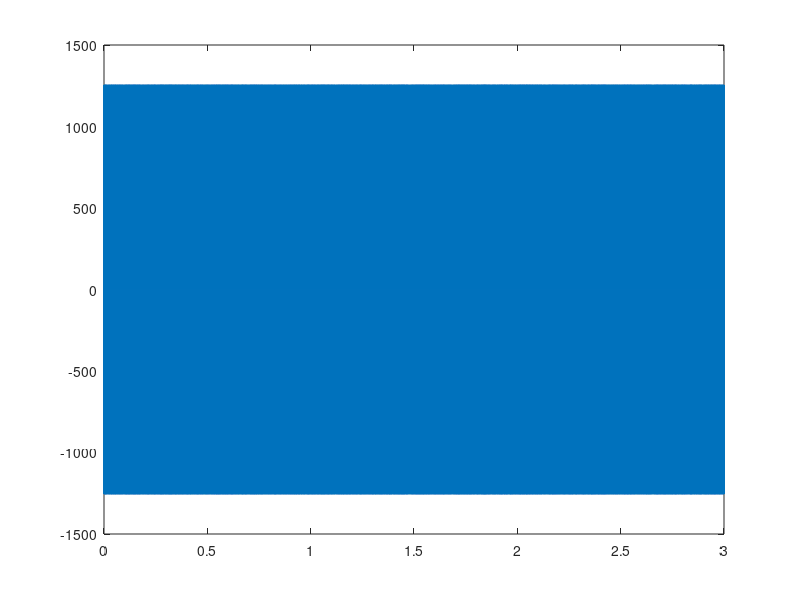
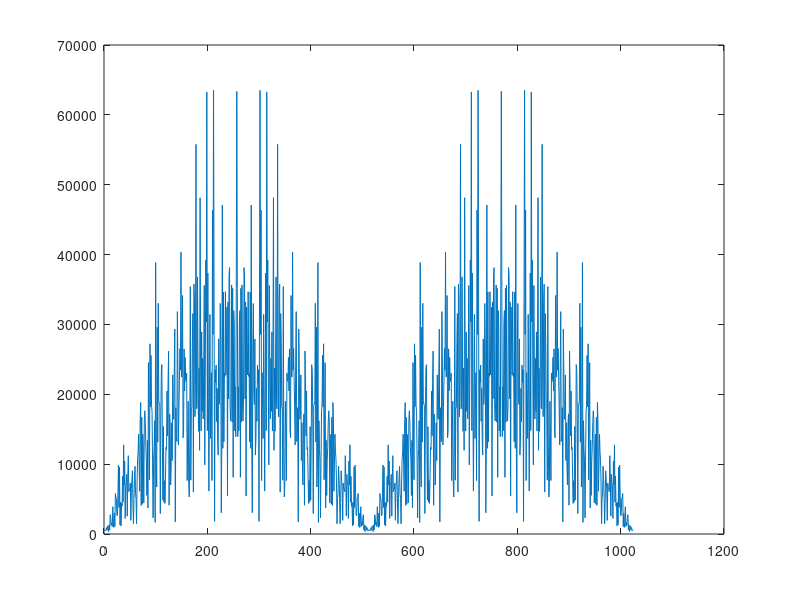

These charts were generated, in order, by the following MATLAB code:
clc
clear all
close all
% this is sth new hello MB
% Simulation of an impulse modulated raised-cosine BPSK signal generator
% input terms
Fs = 32000;          % sample frequency of simulation (Hz)
dataRate = 16000;     % data rate in bps
beta = 0.25;        % raised-cosine rolloff factor
symbols = 2;        % symbols per 2-bit (1-bit, per symbol)(symbol periods)
time = 3;       % length of signal in seconds
A = 1000;             %  scale factor
f = Fs/4;           % carrier frequency
cosine=[1 0 -1 0];  % cos(2*pi*f*n)
counter = 1;        % used to get a new data bit

% calculated terms
numberOfSamples = Fs*time;
samplesPerSymbol = Fs/dataRate;

% create rised-cosine filter
B = (rcosfir(beta, symbols/2, samplesPerSymbol, 1/Fs));
%B = rcosdesign(beta, symbols, samplesPerSymbol, 'sqrt');
Zi = zeros(1, (length(B) - 1));
%plot(B)
xlabel('Samples')

inputSamples = [1,1,1,1, 0,1,1,0,0,1,1,0,1 ,0,0,0, 1,1,1,1, 0,1,1,0,0,1,1,0,1 ,0,0,0, 1,1,1,1, 0,1,1,0,0,1,1,0,1 ,0,0,0, 1,1,1,1, 0,1,1,0,0,1,1,0,1 ,0,0,0, 1,1,1,1, 0,1,1,0,0,1,1,0,1 ,0,0,0, 1,1,1,1, 0,1,1,0,0,1,1,0,1 ,0,0,0, 1,1,1,1, 0,1,1,0,0,1,1,0,1 ,0,0,0, 1,1,1,1, 0,1,1,0,0,1,1,0,1 ,0,0,0, 1,1,1,1, 0,1,1,0,0,1,1,0,1 ,0,0,0, 1,1,1,1, 0,1,1,0,0,1,1,0,1 ,0,0,0];

% Real-Time (In serie simulation)
k=1;
j=1;
dataArray = inputSamples;
for i = 1:numberOfSamples
    % get the new data bit at the beginning of a symbol period
    if(counter == 1)
        data = A*(2*(rand > 0.5)-1);
        %data = A*(2*(inputSamples(j))-1);
        j=j+1;
        %dataArray = [dataArray data/A];
    else
        data = 0;
    end
    %sound(data,Fs)
    % pulse modulated signal
    [impulseModulatedData, Zf] = filter(B, 1, data, Zi);
    Zi = Zf;
    BPSKsignal(k) = impulseModulatedData*cosine(mod(i ,4) + 1) ;
    
    % reset at the end of a symbol period
    if(counter == samplesPerSymbol)
        counter = 0;
    end
    %sound(output,Fs)
    % increment counter
    counter = counter + 1;
    k=k+1;
end
plot((0:1/Fs:time-1/Fs),BPSKsignal)
X = abs(fft(BPSKsignal, 1024));
figure, plot(fftshift(X))
sound(BPSKsignal,Fs)

% --- Receiver

% simulation inputs PLL
alphaPLL = 0.010;   % PLL's loop filter parameter 'alpha'
betaPLL = 0.002;
N = samplesPerSymbol;
Fs = 32000;         % simulation sample frequency
phaseAccumPLL = randn(1);    % current phase accumulator's value
VCOphaseError = 2*pi*rand(1); % random phase error
VCOrestFrequencyError = randn(1); % error in the VCO's rest freq.
Fcarrier = 8000;
phi = VCOphaseError;    % initializing VCO's phase

% simulation inputs ... Timing Recovery
alphaML = 0.0040;   %ML loop filter parameter 'alpha'
betaML = 0.0002;    %ML loop filter parameter 'beta'
alpha = 0.25;       % root raised-cosine rolloff factor
symbols = 2;

phaseAccumML = 2*pi*rand(1);    % initializing the ML NCO
symbolsPerSecond = 16001;

% real time loop
for i = 1:length(BPSKsignal)
    % processing the data by the PLL
%     phaseDetectorOutput = analyticSignal(i)*vcoOutput;
%     m = 6 * real( phaseDetectorOutput ) ; % scale for a max value
%     q = real(phaseDetectorOutput)*imag(phaseDetectorOutput);
%     [loopFilterOutputPLL,Zi_pll]=filter(B_PLL, A_PLL, q, Zi_pll); 
%     loopFilterOutputPLLSummary = ...
%     [loopFilterOutputPLLSummary loopFilterOutputPLL] ; % plot 
%     phi = mod(phi + loopFilterOutputPLL + 2*pi*Fcarrier*T, 2*pi); 
%     vcoOutput = exp(-j*phi);
%     % processing the data by the ML-based receiver
%     [MFoutput, Zi_MF] = filter(B_MF, 1, m, Zi_MF); 
%     [diffMFoutput,Zi_diff]=filter([1 0 -1], 1, MFoutput,Zi_diff);
%    
%     phaseAccumML = phaseAccumML + phaseIncML; 
%     
%     if phaseAccumML >= 2*pi
%         phaseAccumML = phaseAccumML - 2*pi; 
%         decision = sign ( delayedMFoutput ) ;
%         [ error , Zi_ML_loop ] = filter (B_ML , A_ML , ...
%             decision*diffMFoutput , Zi_ML_loop ) ; 
%         phaseAccumML = phaseAccumML - error ;
%         errorSummary = [errorSummary error] ; %plot
%         decisionSummary = [ decisionSummary decision ] ;
%     else
%         errorSummary = [errorSummary 0];
%     end
%     
%     delayedMFoutput = MFoutput; % accounts for group delay

end

% % state storage for plotting ... not part of the ISR 
% delayedMFoutputSummary = . . .
% errorSummary = decisionSummary
% % plot % plot
%    errorSummary = [ errorSummary 0 ] ;
% % plot
%        [ delayedMFoutputSummary delayedMFoutput ] ; decisionSummaryHoldOn = [ decisionSummaryHoldOn
% decision ] ;
%   
